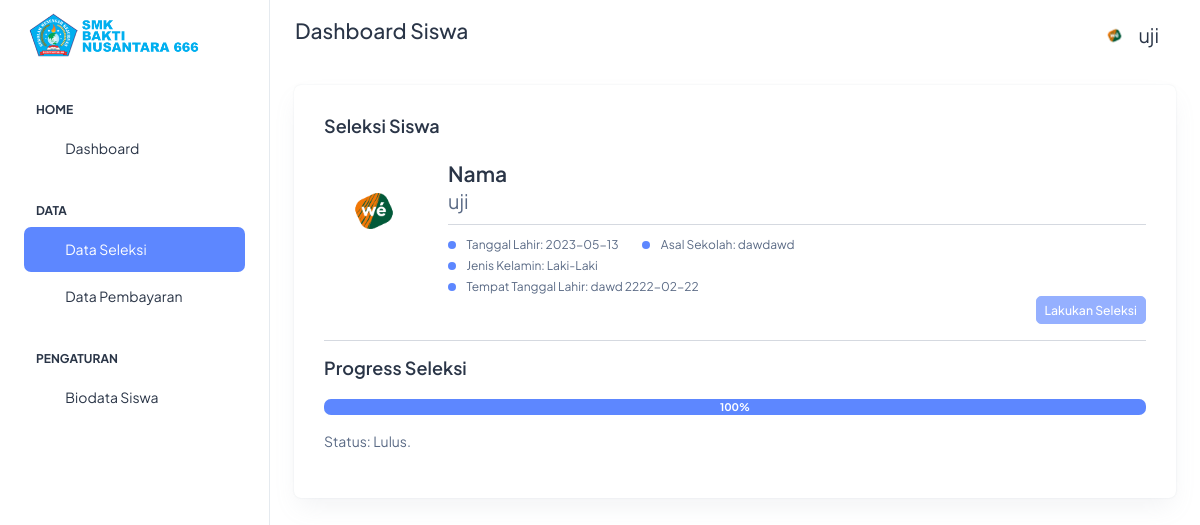
The app's page /dashboard/seleksi.php (signed in) with its own data.
### tables this page shows
CREATE TABLE IF NOT EXISTS `file_siswa` (
  `id` int NOT NULL AUTO_INCREMENT,
  `id_siswa` varchar(50) NOT NULL,
  `foto_surat_kelulusan` varchar(100) NOT NULL,
  `foto_kelakuan` varchar(100) NOT NULL,
  `foto_pas` varchar(100) NOT NULL,
  `foto_akta` varchar(100) NOT NULL,
  `foto_kk` varchar(100) NOT NULL,
  `foto_ktp` varchar(100) NOT NULL,
  `foto_ijazah` varchar(100) NOT NULL,
  `foto_skhun` varchar(100) NOT NULL,
  `foto_kip` varchar(100) NOT NULL,
  PRIMARY KEY (`id`)
);

CREATE TABLE IF NOT EXISTS `user_siswa` (
  `id` int NOT NULL AUTO_INCREMENT,
  `id_siswa` varchar(50) NOT NULL,
  `nama` varchar(50) NOT NULL,
  `username` varchar(50) NOT NULL,
  `password` varchar(100) NOT NULL,
  `ttl` date NOT NULL,
  `asal_sekolah` varchar(100) NOT NULL,
  PRIMARY KEY (`id`)
);

CREATE TABLE IF NOT EXISTS `biodata_siswa` (
  `id` int NOT NULL AUTO_INCREMENT,
  `id_siswa` varchar(50) NOT NULL,
  `id_daftar` varchar(50) NOT NULL,
  `tanggal_daftar` date NOT NULL,
  `tahun_ajaran` varchar(50) NOT NULL,
  `nama` varchar(50) NOT NULL,
  `jk` varchar(50) NOT NULL,
  `ttl` varchar(50) NOT NULL,
  `agama` varchar(50) NOT NULL,
  `alamat_sekarang` text NOT NULL,
  `alamat_sekolah_asal` text NOT NULL,
  `nisn` int NOT NULL,
  `nomor_peserta_ujian` int NOT NULL,
  `nomor_sttb` int NOT NULL,
  `nomor_skhun` int NOT NULL,
  `nilai_sttb` int NOT NULL,
  `nama_ayah` varchar(50) NOT NULL,
  `ttl_ayah` varchar(50) NOT NULL,
  `agama_ayah` varchar(50) NOT NULL,
  `pekerjaan_ayah` varchar(50) NOT NULL,
  `nama_ibu` varchar(50) NOT NULL,
  `ttl_ibu` varchar(50) NOT NULL,
  `agama_ibu` varchar(50) NOT NULL,
  `pekerjaan_ibu` varchar(50) NOT NULL,
  `no_telp` int NOT NULL,
  `no_darurat` int NOT NULL,
  PRIMARY KEY (`id`)
);

CREATE TABLE IF NOT EXISTS `seleksi` (
  `id` int NOT NULL AUTO_INCREMENT,
  `id_seleksi` varchar(50) NOT NULL,
  `id_siswa` varchar(50) NOT NULL,
  `id_daftar` varchar(50) NOT NULL,
  `status` varchar(100) NOT NULL,
  `progress` varchar(30) NOT NULL,
  `created_at` varchar(50) NOT NULL,
  PRIMARY KEY (`id`)
);

### system/system.php (called while the page is built, shortened)
<?php
function get_level($level)
{
    if ($level == 3) {
        return "Siswa";
    } else if ($level == 2) {
        return "Petugas";
    } else if ($level == 3) {
        return "Admin";
    }
}

### system/controller.php (called while the page is built, shortened)
<?php
require 'connection.php';
require 'system.php';
function get_user($username, $level)
{
    global $connect;
    $table = "";
    if ($level == 3) {
        $table = "user_siswa";
    } else {
        $table = "petugas";
    }
    $get_user = mysqli_query($connect, "SELECT * FROM $table WHERE username = '$username'");
    $gu = mysqli_fetch_assoc($get_user);
    return $gu;
}
function get_biodata($id_siswa)
{
    global $connect;
    $biodata = mysqli_query($connect, "SELECT * FROM biodata_siswa WHERE id_siswa = '$id_siswa'");
    $c = mysqli_num_rows($biodata);
    if ($c != 0) {
        $bo = mysqli_fetch_assoc($biodata);
        return $bo;
    } else {
        return false;
    }
}
function get_file($id_siswa)
{
    global $connect;
    $biodata = mysqli_query($connect, "SELECT * FROM file_siswa WHERE id_siswa = '$id_siswa'");
    $c = mysqli_num_rows($biodata);
    if ($c != 0) {
        $bo = mysqli_fetch_assoc($biodata);
        return $bo;
    } else {
        return false;
    }
}
function check_seleksi($id_siswa)
{
    global $connect;
    $seleksi = mysqli_query($connect, "SELECT * FROM seleksi WHERE id_siswa = '$id_siswa'");
    $s = mysqli_num_rows($seleksi);
    if ($s != 0) {
        $se = mysqli_fetch_assoc($seleksi);
        return $se;
    } else {
        return false;
    }
}

### dashboard/siswa/seleksi_siswa.php (the view, shortened to what this page needs)
<div class="card">
    <div class="card-body">
        <h5 class="card-title fw-semibold mb-4">Seleksi Siswa</h5>
        <div class="d-flex">
            <div class="me-4">
                <?php include 'pp.php'; ?>
            </div>
            <div class="w-100">
                <h4 class="fw-semibold mb-0">Nama</h4>
                <p style="font-size: 20px" class="mb-0">
                    <?php
                    $user = get_user($_SESSION['username'], $_SESSION['level']);
                    echo $user['nama'];
                    ?>
                </p>
                <hr class="mb-2 mt-2">
                <div class="d-flex align-items-center">
                    <div class="me-4">
                        <span class="round-8 bg-primary rounded-circle me-2 d-inline-block"></span>
                        <span class="fs-2">Tanggal Lahir: <?= $user['ttl'] ?></span>
                    </div>
                    <div class="me-4">
                        <span class="round-8 bg-primary rounded-circle me-2 d-inline-block"></span>
                        <span class="fs-2">Asal Sekolah: <?= $user['asal_sekolah'] ?></span>
                    </div>
                </div>
                <?php $bo = get_biodata($_SESSION['id_siswa']);
                if ($bo != false) {
                ?>
                    <div class="me-4">
                        <span class="round-8 bg-primary rounded-circle me-2 d-inline-block"></span>
                        <span class="fs-2">Jenis Kelamin: <?= $bo['jk'] ?></span>
                    </div>
                    <div class="me-4">
                        <span class="round-8 bg-primary rounded-circle me-2 d-inline-block"></span>
                        <span class="fs-2">Tempat Tanggal Lahir: <?= $bo['ttl'] ?></span>
                    </div>
                <?php
                } else {
                ?>
                    <p class="text-danger">Data tidak lengkap!.</p>
                <?php } ?>
            </div>
        </div>
        <div class="text-end">
            <?php
            if ($bo != false) {
            ?>
                <?php
                $se = check_seleksi($_SESSION['id_siswa']);
                if ($se != false) {
                ?>
                    <button class="btn btn-primary mt-0 btn-sm" disabled>Lakukan Seleksi</button>
                <?php } else { ?>
                    <a href="do_seleksi.php?id_siswa=<?php echo $_SESSION['id_siswa']; ?>" class="btn btn-primary  mt-0 btn-sm">Lakukan Seleksi</a>
                <?php } ?>
            <?php } else { ?>
                <button class="btn btn-primary  mt-0 btn-sm" disabled>Lakukan Seleksi</button>
            <?php } ?>
        </div>
        <hr>
        <h5 class="card-title mb-9 fw-semibold">Progress Seleksi</h5>
        <?php
        $pro = check_seleksi($_SESSION['id_siswa']);
        if ($pro != false) {
        ?>
            <div class="progress" role="progressbar" aria-label="Example with label" aria-valuenow="<?php echo $pro['progress'] ?>" aria-valuemin="0" aria-valuemax="100">
                <div class="progress-bar overflow-visible" style="width: <?php echo $pro['progress'] ?>%"><b><?php echo $pro['progress'] ?>%</b></div>
            </div>
            <p class="mt-3">Status: <?php echo $pro['status'] ?>.</p>
        <?php } ?>
    </div>
</div>

### dashboard/include/navbar.php (shortened to what this page needs)
<header class="app-header">
    <nav class="navbar navbar-expand-lg navbar-light">
        <ul class="navbar-nav">
            <li class="nav-item">
                <?php $level = get_level($_SESSION['level']) ?>
                <h4>Dashboard <?= $level ?></h4>
            </li>
        </ul>
        <div class="navbar-collapse justify-content-end px-0" id="navbarNav">
            <ul class="navbar-nav flex-row ms-auto align-items-center justify-content-end">
                <li class="nav-item dropdown">
                    <?php
                    if ($_SESSION['level'] == 3) {
                    ?>
                        <a class="nav-link" href="javascript:void(0)" id="drop2" data-bs-toggle="dropdown" aria-expanded="false">
                            <?php
                            $file = get_file($_SESSION['id_siswa']);
                            ?>
                            <img src="./media/<?= $file['foto_pas'] ?>" alt="" width="35" height="35" class="rounded-circle"> &nbsp;
                            <?php
                            $user = get_user($_SESSION['username'], $_SESSION['level']);
                            echo $user['nama'];
                            ?>
                        </a>
                    <?php } ?>
                </li>
            </ul>
        </div>
    </nav>
</header>

### dashboard/pp.php
<?php
$file = get_file($_SESSION['id_siswa']);
if ($file != false) {
?>
    <img src="./media/<?= $file['foto_pas'] ?>" width="100" style="border-radius: 100%;" alt="">
<?php
} else {
?>
    <img src="assets/images/user.jpg" width="100" style="border-radius: 100%;" alt="">
<?php
}
?>

### records on screen
file_siswa: foto_pas (picture)
user_siswa: nama "uji", ttl "2023-05-13", asal_sekolah "dawdawd"
biodata_siswa: jk "Laki-Laki", ttl "dawd 2222-02-22"
seleksi: progress "100", status "Lulus"

### other values on screen
$level "Siswa"
